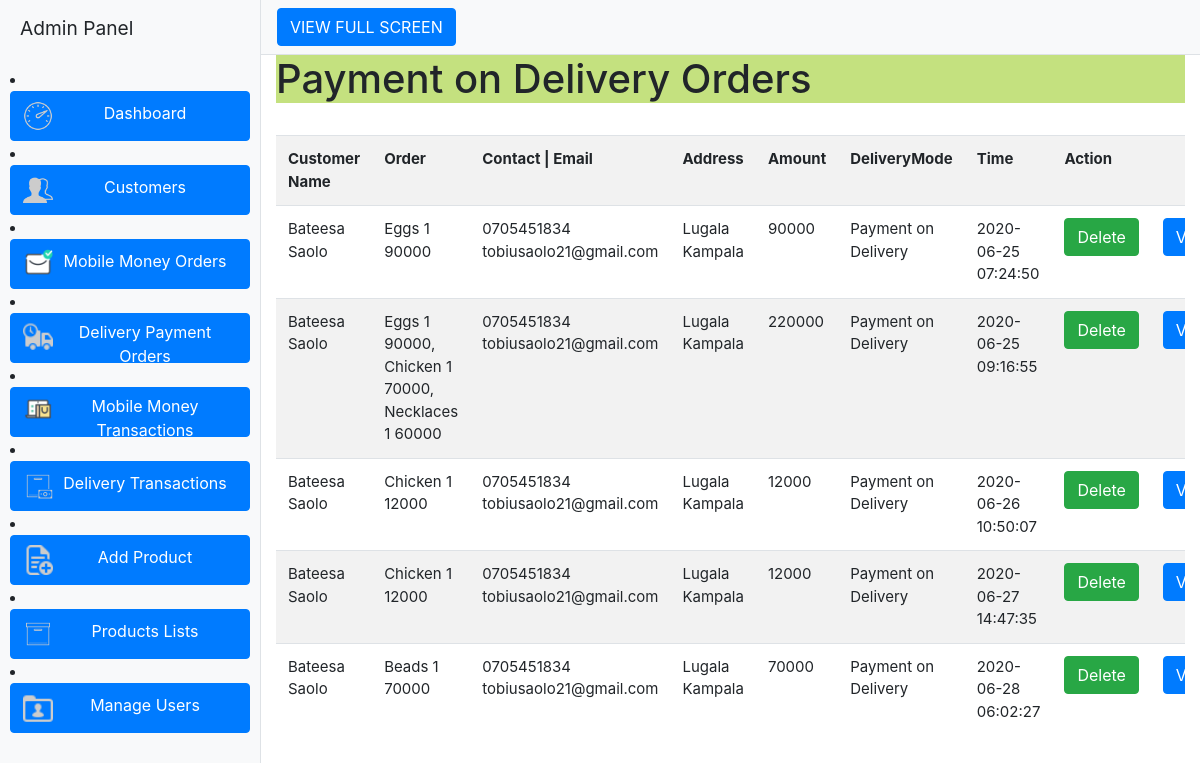
Screenshot of /admin2/orders.php with the database file from the repository.
### tables this page shows
CREATE TABLE `orders` (
  `order_id` int(11) NOT NULL,
  `id_user` varchar(11) NOT NULL,
  `order_list` varchar(500) NOT NULL,
  `total` varchar(11) NOT NULL,
  `delivery_mode` varchar(100) NOT NULL,
  `status` varchar(100) NOT NULL,
  `date` timestamp NOT NULL DEFAULT CURRENT_TIMESTAMP ON UPDATE CURRENT_TIMESTAMP
);

CREATE TABLE `user_info` (
  `user_id` int(10) NOT NULL,
  `first_name` varchar(100) NOT NULL,
  `last_name` varchar(100) NOT NULL,
  `email` varchar(300) NOT NULL,
  `password` varchar(300) NOT NULL,
  `mobile` varchar(10) NOT NULL,
  `address1` varchar(300) NOT NULL,
  `address2` varchar(11) NOT NULL
);

### admin2/orders.php (the view, shortened to what this page needs)
<?php
include("../db.php");
$page=$_GET['page'];
if($page=="" || $page=="1")
{
$page1=0;
}
else
{
$page1=($page*10)-10;
}
?>
<!DOCTYPE html>
<html lang="en">
<head>
  <link href="vendor/bootstrap/css/bootstrap.min.css" rel="stylesheet">
  <link href="css/simple-sidebar.css" rel="stylesheet">
</head>
<body>
  <div class="d-flex" id="wrapper">
    <div class="bg-light border-right" id="sidebar-wrapper">
      <div class="sidebar-heading">Admin Panel</div>
      <div class="list-group list-group-flush" style="margin:10px;">
       <li><button style="width:240px; height:50px" type="button" class="btn btn-default btn-primary" onClick="location.href='index.php'"><span style="float:left;"><img src="./imgs/icons8-dashboard-50.png" style="height:30px; width: 30px;"></span> Dashboard </button></li>
        <li><button style="width:240px; height:50px" type="button" class="btn btn-default btn-primary" onClick="location.href='customers.php'"><span style="float:left;"><img src="./imgs/icons8-group-50.png"  style="height:30px; width: 30px;"></span> Customers </button></li>
        <li><button style="width:240px; height:50px" type="button" class="btn btn-default btn-primary" onClick="location.href='mm_orders.php'"> <span style="float:left;"><img src="./imgs/icons8-received-64.png" style="height:30px; width: 30px;"></span> Mobile Money Orders </button></li>
          <li><button style="width:240px; height:50px" type="button" class="btn btn-default btn-primary" onClick="location.href='orders.php'"> <span style="float:left;"><img src="./imgs/icons8-delivery-26.png" style="height:30px; width: 30px;"></span> Delivery Payment Orders </button></li>
          <li><button style="width:240px; height:50px" type="button" class="btn btn-default btn-primary" onClick="location.href='mm_transcations.php'"> <span style="float:left;"><img src="./imgs/icons8-online-shopping-128.png" style="height:30px; width: 30px;" ></span>Mobile Money Transactions </button></li>
          <li><button style="width:240px; height:50px" type="button" class="btn btn-default btn-primary" onClick="location.href='delivery_transcations.php'"> <span style="float:left;"><img src="./imgs/icons8-cash-on-delivery-80.png" style="height:30px; width: 30px;"></span>Delivery Transactions </button></li>
          <li><button style="width:240px; height:50px" type="button" class="btn btn-default btn-primary" onClick="location.href='add_product.php'"> <span style="float:left;" ><img src="./imgs/icons8-new-copy-26.png" style="height:30px; width: 30px;"></span> Add Product </button></li>
          <li>
          <button style="width:240px; height:50px" type="button" class="btn btn-default btn-primary" onClick="location.href='clothes_list.php'">
          <span style="float:left;"><img src="./imgs/icons8-product-80.png" style="height:30px; width: 30px;"></span>  Products  Lists</button>
          </li>
        <li><button style="width:240px; height:50px" type="button" class="btn btn-default btn-primary" onClick="location.href='manage_users.php'"> <span style="float:left;"><img src="./imgs/icons8-user-folder-26.png" style="height:30px; width: 30px;"></span> Manage Users </button></li>
      </div>
    </div>
    <div id="page-content-wrapper">
      <nav class="navbar navbar-expand-lg navbar-light bg-light border-bottom">
        <button class="btn btn-primary" id="menu-toggle">VIEW FULL SCREEN</button>
      </nav>
      <div class="container-fluid">
        <div class="panel-heading" style="background-color:#c4e17f">
  <h1>Payment on Delivery Orders<?php echo $page;?> </h1></div><br>
<div class='table-responsive'>
<div style="overflow-x:scroll;">
<table class="table  table-hover table-striped" style="font-size:15px">
<tr><th>Customer Name</th><th>Order</th><th>Contact | Email</th><th>Address</th><th>Amount</th><th>DeliveryMode</th><th>Time</th><th>Action</th><th></th></tr>
<?php
$result=mysqli_query($con,"select id_user, order_list,total,delivery_mode,date, first_name,last_name, mobile, email, address1, address2 from orders,user_info where user_info.user_id=orders.id_user Limit $page1,10")or die ("query 1 incorrect.....");
while(list($order_id,$order_list,$total,$delivery_mode,$date,$firstname,$lastname,$mobile,$email,$address1,$address2)=mysqli_fetch_array($result))
{
echo "<tr><td>$firstname $lastname</td><td>$order_list</td><td>$mobile<br>$email</td><td>$address1<br>$address2</td><td>$total</td><td>$delivery_mode</td><td>$date</td>
<td>
<a class=' btn btn-success' href='orders.php?order_id=$order_id&action=delete'>Delete</a>
</td>
<td>
<button type='button' class='btn btn-primary' data-toggle='modal' data-target='#exampleModalCenter'>
  View
</button>
<div class='modal fade' id='exampleModalCenter' tabindex='-1' role='dialog' aria-labelledby='exampleModalCenterTitle' aria-hidden='true'>
  <div class='modal-dialog modal-dialog-centered' role='document'>
    <div class='modal-content'>
      <div class='modal-header'>
        <h5 class='modal-title' id='exampleModalLongTitle'>Customer Order</h5>
        <button type='button' class='close' data-dismiss='modal' aria-label='Close'>
          <span aria-hidden='true'>&times;</span>
        </button>
      </div>
      <div class='modal-body text-center'>
        Name of Customer:$firstname $lastname<br />
        Email:$email<br />
        Tel:$mobile<br />
        Adress:$address1,$address2 <br />
        <u><h4 class='h4'>Items Ordered</h4></u>";
        echo "Amount:UGX $total
      </div>
      <div class='modal-footer'>
        <button type='button' class='btn btn-secondary' data-dismiss='modal'>Close</button>
        <form method='post' action='send_mail.php'>
        <input type='hidden' name='email' value='".$email."'>
        <input type='hidden' name='message' value='".$order_list."'>
        <input type='submit' name='submit' value ='Confirm Order' class='btn btn-primary'>
        </form>
      </div>
    </div>
  </div>
</div>
</td>
</tr>";
}
?>
</table>
</div>
      </div>
    </div>
  </div>
</body>
</html>

### admin2/css/simple-sidebar.css (style rules this page uses)
#wrapper { overflow-x: hidden; }
#sidebar-wrapper { min-height: 100vh; margin-left: -15rem; -webkit-transition: margin .25s ease-out; -moz-transition: margin .25s ease-out; -o-transition: margin .25s ease-out; transition: margin .25s ease-out; }
#sidebar-wrapper .sidebar-heading { padding: 0.875rem 1.25rem; font-size: 1.2rem; }
#sidebar-wrapper .list-group { width: 15rem; }
#page-content-wrapper { min-width: 100vw; }
@media (min-width: 768px) { #sidebar-wrapper { margin-left: 0; } }
@media (min-width: 768px) { #page-content-wrapper { min-width: 0; width: 100%; } }

### rows the page displays
orders: user_info.first_name "Bateesa", user_info.last_name "Saolo", order_list "Eggs 1 90000", user_info.mobile "0705451834", user_info.email "tobiusaolo21@gmail.com", user_info.address1 "Lugala", user_info.address2 "Kampala", total "90000", delivery_mode "Payment on Delivery", date "2020-06-25 07:24:50"
orders: user_info.first_name "Bateesa", user_info.last_name "Saolo", order_list "Eggs 1 90000, Chicken 1 70000, Necklaces 1 60000", user_info.mobile "0705451834", user_info.email "tobiusaolo21@gmail.com", user_info.address1 "Lugala", user_info.address2 "Kampala", total "220000", delivery_mode "Payment on Delivery", date "2020-06-25 09:16:55"
orders: user_info.first_name "Bateesa", user_info.last_name "Saolo", order_list "Chicken 1 12000", user_info.mobile "0705451834", user_info.email "tobiusaolo21@gmail.com", user_info.address1 "Lugala", user_info.address2 "Kampala", total "12000", delivery_mode "Payment on Delivery", date "2020-06-26 10:50:07"
orders: user_info.first_name "Bateesa", user_info.last_name "Saolo", order_list "Chicken 1 12000", user_info.mobile "0705451834", user_info.email "tobiusaolo21@gmail.com", user_info.address1 "Lugala", user_info.address2 "Kampala", total "12000", delivery_mode "Payment on Delivery", date "2020-06-27 14:47:35"
orders: user_info.first_name "Bateesa", user_info.last_name "Saolo", order_list "Beads 1 70000", user_info.mobile "0705451834", user_info.email "tobiusaolo21@gmail.com", user_info.address1 "Lugala", user_info.address2 "Kampala", total "70000", delivery_mode "Payment on Delivery", date "2020-06-28 06:02:27"
